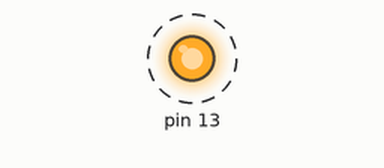
A sketch run on a simulated Arduino Uno, built with avr-gcc and run on an emulated ATmega328P. Shown: output pins drawn as LEDs (lit = HIGH). Dashed ring = blinking.

Above: at 0.5 s.
Timing chart, 0 to 4.6 s (numbered marks = the images above):
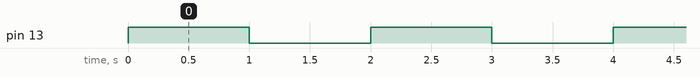

Measured:
- by itself, pin 13: alternates HIGH for 1.0 s and LOW for 1.0 s

The sketch:

SE_exercicios_de_laboratorio_05.ino
```cpp
void setup() {
  DDRB = 1<<DDB5;
}

void loop() {
  PORTB = 1 << PORTB5;
  delay(1000);
  PORTB = 0 << PORTB5;
  delay(1000);
}

//VERSÃO ALTERNATIVA
// void loop() {
//   PINB = 1 << PINB5;
//   delay(1000);
// }
```
